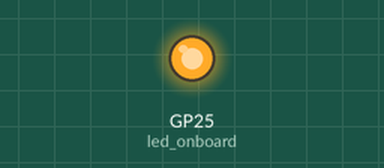
The program below on a simulated Raspberry Pi Pico running MicroPython. Shown: output pins drawn as LEDs (lit = HIGH).

Above: at 1.5 s.
At 4.5 s:
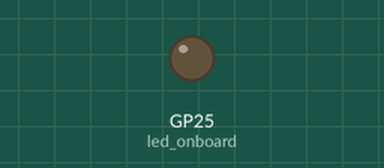
Timing chart, 0 to 7.8 s (numbered marks = the images above):
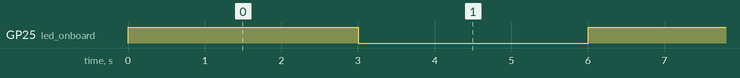

The program:

Blink.py
```python
import machine
# import time
import utime

led_onboard = machine.Pin("LED",  machine.Pin.OUT) #For onboard LED
# led_external = machine.Pin(15, machine.Pin.OUT)

# led_onboard.value(1)
# utime.sleep(5)
# led_onboard.value(0)

while True:
    led_onboard.toggle()
    # led_external.toggle()
    utime.sleep(3)
```

Measured:
- by itself, GP25 (led_onboard): alternates HIGH for 3.0 s and LOW for 3.0 s
